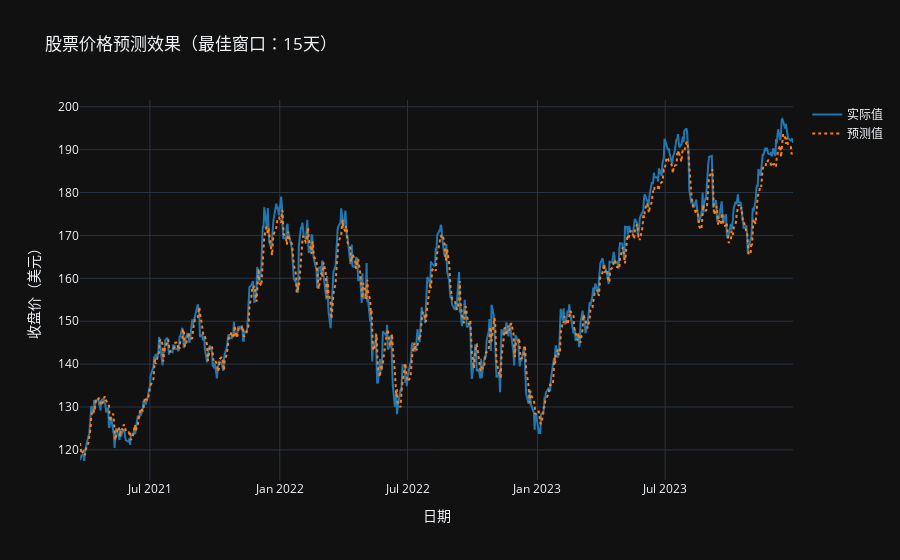

Write notebook code for a chart like this one.
### Code cell
# 反标准化预测值
test_predictions_inv = inverse_scale_predictions(scaler, test_predictions)

# 反标准化真实值
true_values_inv = inverse_scale_predictions(scaler, y_test_final)

# --- 可视化修正 ---
# 生成日期索引（确保长度匹配）
last_dates = processed_data.index[-len(true_values_inv):]

fig = go.Figure()
fig.add_trace(go.Scatter(
    x=last_dates,
    y=true_values_inv,
    mode='lines',
    name='实际值',
    line=dict(color='#1f77b4')
))
fig.add_trace(go.Scatter(
    x=last_dates,
    y=test_predictions_inv,
    mode='lines',
    name='预测值',
    line=dict(color='#ff7f0e', dash='dot')
))

fig.update_layout(
    title=f'股票价格预测效果（最佳窗口：{best_window}天）',
    xaxis_title='日期',
    yaxis_title='收盘价（美元）',
    template='plotly_dark',
    hovermode='x unified'
)
fig.show()

### Figure 1 — Plotly figure (JSON) as saved in the notebook; plotly's stock layout.template omitted (floating-point values rounded to 4 significant figures; data arrays with more than 128 entries replaced by an {"elided": "..."} marker saying what was removed)
{"data": [{"line": {"color": "#1f77b4"}, "mode": "lines", "name": "实际值", "type": "scatter", "x": {"elided": "698 str values"}, "y": {"elided": "698 float values"}}, {"line": {"color": "#ff7f0e", "dash": "dot"}, "mode": "lines", "name": "预测值", "type": "scatter", "x": {"elided": "698 str values"}, "y": {"elided": "698 float values"}}], "layout": {"hovermode": "x unified", "title": {"text": "股票价格预测效果（最佳窗口：15天）"}, "xaxis": {"title": {"text": "日期"}}, "yaxis": {"title": {"text": "收盘价（美元）"}}}}
